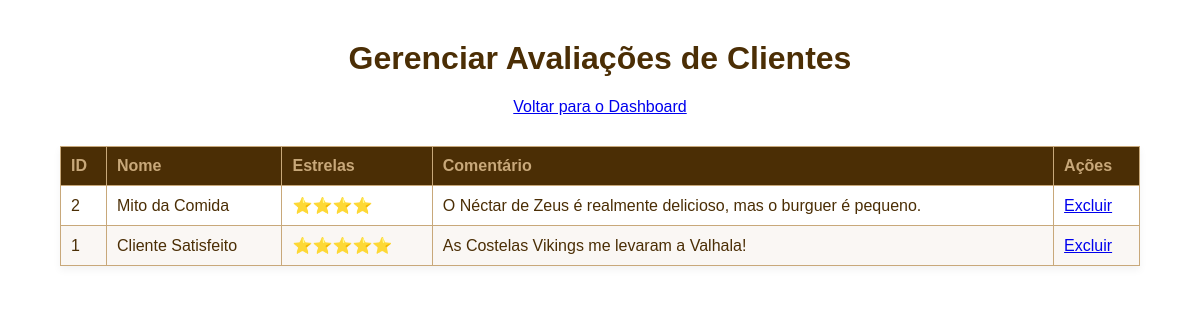
Page /admin_avaliacoes.php (signed in) on the committed database.
### tables this page shows
CREATE TABLE IF NOT EXISTS avaliacao (
    id INT AUTO_INCREMENT PRIMARY KEY,
    nome VARCHAR(100) NOT NULL,
    estrelas INT(11) NOT NULL, 
    comentario TEXT NOT NULL
);

### admin_avaliacoes.php (the view, shortened to what this page needs)
<?php
include("conexao.php");
$sql_select = "SELECT id, nome, estrelas, comentario FROM avaliacao ORDER BY id DESC";
$stmt_select = $pdo->query($sql_select);
$avaliacoes = $stmt_select->fetchAll(PDO::FETCH_ASSOC);
?>
<!DOCTYPE html>
<html lang="pt-br">
<head>
    <link rel="stylesheet" href="style.css">
</head>
<body>
    <h1>Gerenciar Avaliações de Clientes</h1>
    <p><a href="dashboard.php">Voltar para o Dashboard</a></p>
    <?php if (count($avaliacoes) > 0): ?>
        <table>
            <thead>
                <tr>
                    <th>ID</th>
                    <th>Nome</th>
                    <th>Estrelas</th>
                    <th>Comentário</th>
                    <th>Ações</th>
                </tr>
            </thead>
            <tbody>
                <?php foreach ($avaliacoes as $a): ?>
                <tr>
                    <td><?= htmlspecialchars($a['id']) ?></td>
                    <td><?= htmlspecialchars($a['nome']) ?></td>
                    <td><?= str_repeat('⭐', $a['estrelas']) ?></td>
                    <td><?= htmlspecialchars($a['comentario']) ?></td>
                    <td>
                        <a href="?delete_id=<?= $a['id'] ?>"
                           onclick="return confirm('Tem certeza que deseja excluir esta avaliação?');">
                           Excluir
                        </a>
                    </td>
                </tr>
                <?php endforeach; ?>
            </tbody>
        </table>
    <?php else: ?>
        <p>Nenhuma avaliação cadastrada ainda.</p>
    <?php endif; ?>
</body>
</html>

### style.css (style rules this page uses)
body { font-family: 'Verdana', sans-serif; background-color: #ffffff; color: #4B2E05; margin: 0; padding: 0; text-align: center; }
table { margin: 20px auto; border-collapse: collapse; width: 80%; color: #4B2E05; background-color: #fff; }
th, td { border: 1px solid #C8A87A; padding: 10px; }
th { background-color: #C8A87A; color: #fff; }
body > h1 { margin-top: 40px; }
table { width: 90%; max-width: 1100px; text-align: left; margin: 30px auto; box-shadow: 0 4px 8px rgba(0, 0, 0, 0.05); }
th { background-color: #4B2E05; color: #C8A87A; font-weight: 600; }
td { vertical-align: middle; }
tr:nth-child(even) { background-color: #faf7f4; }

### rows in the picture
avaliacao: id "2", nome "Mito da Comida", estrelas "⭐⭐⭐⭐", comentario "O Néctar de Zeus é realmente delicioso, mas o burguer é pequeno."
avaliacao: id "1", nome "Cliente Satisfeito", estrelas "⭐⭐⭐⭐⭐", comentario "As Costelas Vikings me levaram a Valhala!"
